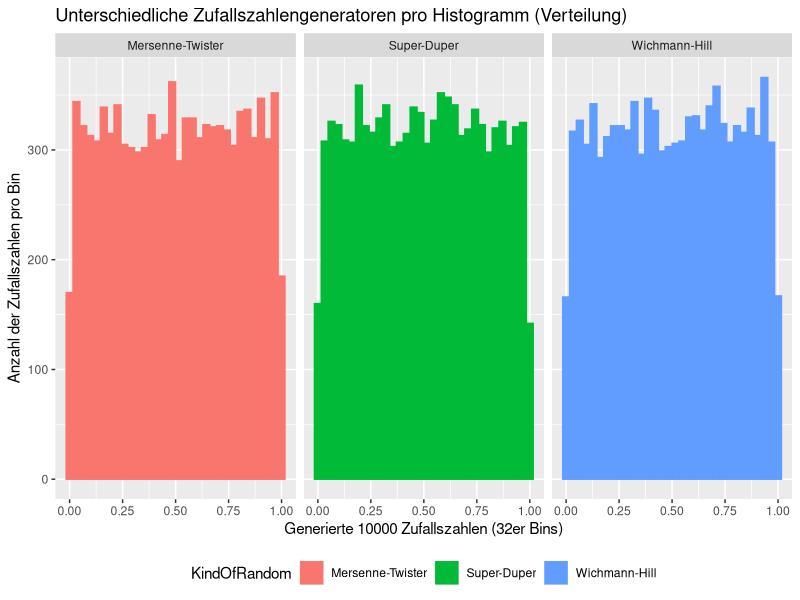
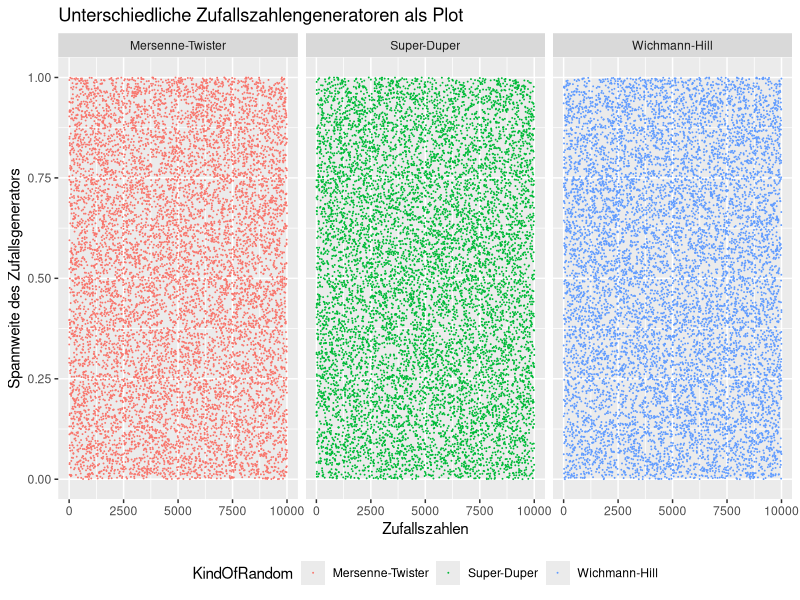
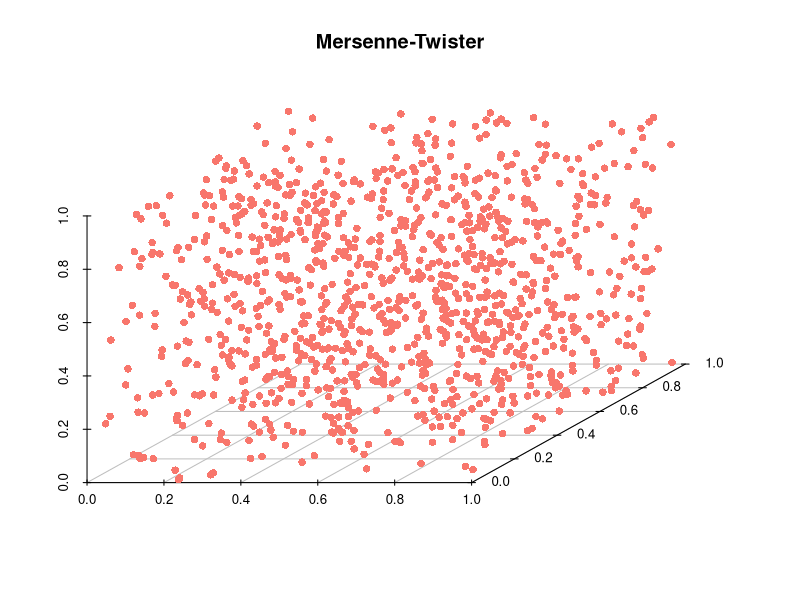
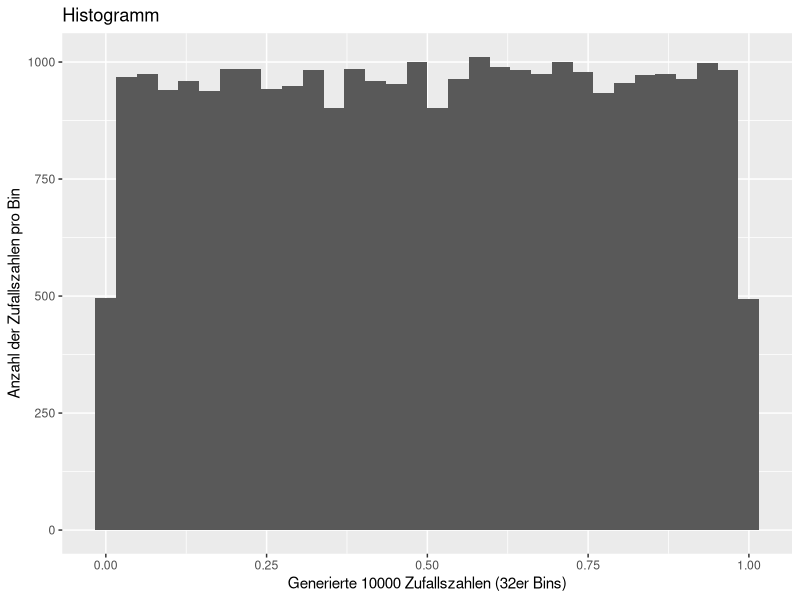
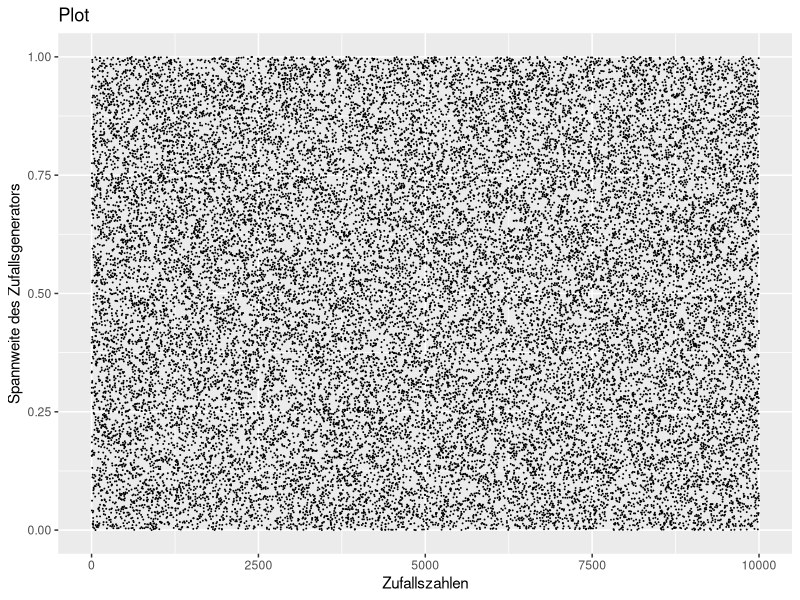

Recreate these plots in R, in order.
## ---- chunk 1
# Plot der exponentialfunktions.
#library(ggplot2)
#data <- data.frame(x=seq(1:25), y=pexp(seq(1:25)))
#data2 <- data.frame(x=seq(1:25), y=seq(1:25))
#ggplot() +
#  geom_line(data=data, aes(x=data$x, y=data$y)) +
#  geom_line(data=data2, aes(x=data2$x, y=data2$y)) + 
#  labs(title="Exponentialfunktion mit Inverse")
## ---- chunk 2
library(ggplot2)
numberOfRandomNumbers <- 10000

RNGkind("Mersenne-Twister") # matches  "Mersenne-Twister"
datamt = data.frame(data = runif(numberOfRandomNumbers), KindOfRandom = "Mersenne-Twister", pos = 1:numberOfRandomNumbers)

RNGkind("Super") # matches  "Super-Duper"
datasd = data.frame(data = runif(numberOfRandomNumbers), KindOfRandom = "Super-Duper", pos = 1:numberOfRandomNumbers)

RNGkind("Wichmann-Hill") # matches  "Wichmann-Hill"
datawh = data.frame(data = runif(numberOfRandomNumbers), KindOfRandom = "Wichmann-Hill", pos = 1:numberOfRandomNumbers)

data <- rbind(datamt, datasd, datawh)

ggplot(data, aes(x = data, color = KindOfRandom, fill = KindOfRandom)) + 
  geom_histogram(bins = 32) + 
  facet_grid(~ KindOfRandom) +
  theme(legend.direction = "horizontal", 
        legend.position = "bottom",
        legend.box = "horizontal") +
  labs(title = "Unterschiedliche Zufallszahlengeneratoren pro Histogramm (Verteilung)",
  x = "Generierte 10000 Zufallszahlen (32er Bins)",
  y = "Anzahl der Zufallszahlen pro Bin")
## ---- chunk 3
ggplot(data, aes(y = data, x = pos, color = KindOfRandom)) + 
  geom_point(size = 0.01) +
  facet_grid(~ KindOfRandom) +
  theme(legend.direction = "horizontal", 
        legend.position = "bottom",
        legend.box = "horizontal") +
  labs(title = "Unterschiedliche Zufallszahlengeneratoren als Plot",
  x = "Zufallszahlen",
  y = "Spannweite des Zufallsgenerators")
## ---- chunk 4

datamt <- data.frame(dataX = datamt[seq(1, 3333, 3),]$data, 
                       dataY = datamt[seq(2, 3333, 3),]$data, 
                       dataZ = datamt[seq(3, 3333, 3),]$data)


library(scatterplot3d)

with(datamt, {
   s3d <- scatterplot3d(dataX, dataY, dataZ, # x,y, z axis
                 main="Mersenne-Twister",
                 box=FALSE,
                 color="#F8766C",
                 pch = 16,
                 xlab="",
                 ylab="",
                 zlab="")
   
   s3d.coords <- s3d$xyz.convert(dataX, dataY, dataZ)
})
## ---- chunk 5
# Ruft die Help-Page von RNG auf
?RNG
## ---- chunk 6
# RNGkind setzt den Pseudozufallsgenerator
# Setzt den Zufallsgenerator auf L'Ecuyer-CMRG
RNGkind("L'Ecuyer-CMRG")

# Gibt den aktuellen Zufallsgenerator aus
RNGkind()

# Setzt den Zufallsgenerator auf Mersenne-Twister (default)
RNGkind("Mersenne-Twister")
## ---- chunk 7
# Setzt den Seed auf 123456789 für genau den nächsten Aufruf
set.seed(123456789)

# Generiert immer die selben 10 Zufallszahlen wegen den seed.
runif(10)

# Generiert 10 Zufallszahlen ohne Seed
runif(10)
## ---- chunk 8
# Berechnet die neue Zufallszahl
PP.Coincidence.CalculateNumber <- function (randomNumber) {
  first <- as.numeric(substr(randomNumber, 0, 5))
  second <- as.numeric(substr(randomNumber, 6, 10))
  
  # Ist der zweite Teil 0 oder nicht definiert =>
  # Mache ein XOR mit den hinteren Stellen von der aktuellen Zeit
  if(is.na(second) || second == 0) {
    second <- bitwXor(first, as.numeric(substr(as.numeric(Sys.time()), 6, 10)))
  }
  # Die eigentliche Berechnung
  return (first * second)
}

# Initialaufruf mit einer Anzahl von Zufallszahlen
PP.Coincidence <- function(numberOfRandomNumbers){
  rngNumber <- as.numeric(Sys.time())
  randomNumberList <- c()
  
  for(i in 1:numberOfRandomNumbers){
    rngNumber <- PP.Coincidence.CalculateNumber(rngNumber)
    randomNumberList <- c(randomNumberList, rngNumber/10000000000)
  }
  randomNumberList
}
PP.Coincidence(5)

## ---- chunk 9
# Graphische Prüfung auf Gleichverteilung
ggplot(data, aes(x = data)) + 
  geom_histogram(bins = 32) + 
  theme(legend.direction = "horizontal", 
        legend.position = "bottom",
        legend.box = "horizontal") +
  labs(title = "Histogramm",
  x = "Generierte 10000 Zufallszahlen (32er Bins)",
  y = "Anzahl der Zufallszahlen pro Bin")

ggplot(data, aes(y = data, x = pos)) + 
  geom_point(size = 0.01) +
  theme(legend.direction = "horizontal", 
        legend.position = "bottom",
        legend.box = "horizontal") +
  labs(title = "Plot",
  x = "Zufallszahlen",
  y = "Spannweite des Zufallsgenerators")
